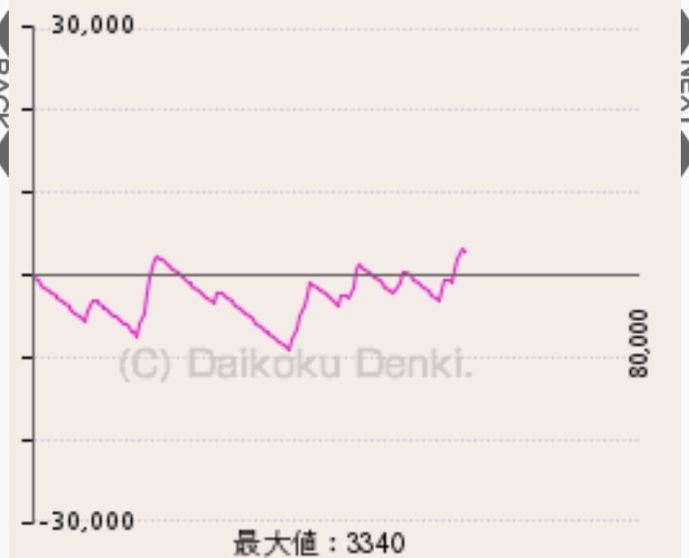
#> input picture graphs/optimal_v2/S__78209088_optimal.png, 689 x 558 px, found by its file name; its folder holds only this picture in this run
$ python improved_graph_data_extractor.py
#> lines starting #> are read from the running program, lines starting #| are printed output that depends on the picture
#!/usr/bin/env python3
"""
改良版グラフデータ抽出ツール
- HSV色空間での色検出
- OCRによる最大値読み取り
- エラーハンドリングの強化
- データ品質チェック機能
"""

import os
import json
import numpy as np
from PIL import Image, ImageDraw
import cv2
import pandas as pd
from typing import Tuple, List, Dict, Optional
import matplotlib.pyplot as plt
import matplotlib.font_manager as fm
import pytesseract
from scipy.interpolate import interp1d

class ImprovedGraphDataExtractor:
    """改良版グラフデータ抽出システム"""

    def __init__(self, config_path="graph_boundaries_final_config.json"):
        """初期化"""
        try:
            with open(config_path, "r") as f:
                self.config = json.load(f)
            self.boundaries = self.config["boundaries"]
        except FileNotFoundError:
            print(f"警告: 設定ファイル {config_path} が見つかりません。デフォルト値を使用します。")
            self.boundaries = self._get_default_boundaries()
        except json.JSONDecodeError:
            print(f"エラー: 設定ファイル {config_path} の解析に失敗しました。")
            raise

        self.debug_mode = True

    def _get_default_boundaries(self) -> dict:
        """デフォルトの境界値を返す"""
        return {
            "start_x": 90,
            "end_x": 820,
            "top_y": 100,
            "bottom_y": 700,
            "zero_y": 400
        }

    def log(self, message, level="INFO"):
        """ログ出力"""
        if self.debug_mode:
            symbols = {"INFO": "📋", "SUCCESS": "✅", "WARNING": "⚠️", "ERROR": "❌", "DEBUG": "🔍"}
            print(f"{symbols.get(level, '📋')} [{level}] {message}")

    def detect_graph_color_hsv(self, img_array: np.ndarray) -> str:
        """HSV色空間でグラフの主要な色を判定"""
        # BGRからHSVに変換
        img_bgr = cv2.cvtColor(img_array, cv2.COLOR_RGB2BGR)
        img_hsv = cv2.cvtColor(img_bgr, cv2.COLOR_BGR2HSV)

        # グラフ領域内でサンプリング
        roi = img_hsv[
            self.boundaries["zero_y"]-50:self.boundaries["zero_y"]+50,
            self.boundaries["start_x"]:self.boundaries["end_x"]
        ]

        # 色範囲の定義（HSV）
        color_ranges = {
            "pink": [(140, 50, 50), (170, 255, 255)],      # ピンク
            "purple": [(120, 50, 50), (150, 255, 255)],    # 紫
            "blue": [(90, 50, 50), (120, 255, 255)],       # 青
            "cyan": [(80, 50, 50), (100, 255, 255)]        # シアン
        }

        color_counts = {}

        for color_name, (lower, upper) in color_ranges.items():
            lower = np.array(lower)
            upper = np.array(upper)
            mask = cv2.inRange(roi, lower, upper)
            count = np.sum(mask > 0)
            color_counts[color_name] = count

        # 最も多い色を返す
        detected_color = max(color_counts, key=color_counts.get)
        self.log(f"色検出結果: {color_counts}", "DEBUG")

        return detected_color

    # [20 lines left out: function create_color_mask, not called in this run]

    def extract_max_value_ocr(self, img_array: np.ndarray) -> int:
        """OCRを使用して右側の最大値を読み取る"""
        height, width = img_array.shape[:2]

        # 右側の数値領域を切り出し（複数の候補領域）
        roi_candidates = [
            img_array[int(height*0.85):int(height*0.95), int(width*0.85):width],  # 右下
            img_array[int(height*0.1):int(height*0.2), int(width*0.85):width],    # 右上
        ]

        for i, roi in enumerate(roi_candidates):
            try:
                # グレースケール変換
                gray = cv2.cvtColor(roi, cv2.COLOR_RGB2GRAY)

                # 二値化
                _, binary = cv2.threshold(gray, 127, 255, cv2.THRESH_BINARY)

                # OCR実行
                text = pytesseract.image_to_string(binary, config='--psm 7 -c tessedit_char_whitelist=0123456789,')

                # 数値を抽出
                numbers = []
                for part in text.replace(',', '').split():
                    try:
                        num = int(part)
                        if 10000 <= num <= 100000:  # 妥当な範囲の数値のみ
                            numbers.append(num)
                    except ValueError:
                        continue

                if numbers:
                    max_val = max(numbers)
                    self.log(f"OCRで検出した最大値: {max_val}", "SUCCESS")
                    return max_val

            except Exception as e:
                self.log(f"OCR候補領域{i+1}でエラー: {str(e)}", "WARNING")
                continue

        # OCRが失敗した場合、グラフの幅から推定
        graph_width = self.boundaries["end_x"] - self.boundaries["start_x"]
        if graph_width > 600:
            return 80000
        elif graph_width > 400:
            return 50000
        else:
            return 30000

    # [121 lines left out: functions trace_graph_line_improved, smooth_data, interpolate_missing_data, y_to_value, validate_data_quality, not called in this run]

    def extract_graph_data(self, image_path: str) -> Dict:
        """グラフデータを抽出（改良版）"""
        self.log(f"処理開始: {os.path.basename(image_path)}")

        try:
            # 画像読み込み
            img = Image.open(image_path)
            img_array = np.array(img)

            # グラフの色を判定（HSV使用）
            color_type = self.detect_graph_color_hsv(img_array)
            self.log(f"グラフ色: {color_type}", "INFO")

            # 最大値を取得（OCR使用）
            max_rotation = self.extract_max_value_ocr(img_array)
            self.log(f"最大回転数: {max_rotation}", "INFO")

            # グラフラインをトレース（改良版）
            points = self.trace_graph_line_improved(img_array, color_type)
            self.log(f"検出点数: {len(points)}", "INFO")

            # データ変換
            data = []
            for x, y in points:
                rotation = int((x - self.boundaries["start_x"]) * max_rotation /
                             (self.boundaries["end_x"] - self.boundaries["start_x"]))
                value = self.y_to_value(y)
                data.append({
                    "rotation": rotation,
                    "value": value,
                    "x": x,
                    "y": y
                })

            # データ品質チェック
            is_valid, quality_msg = self.validate_data_quality(data)
            if not is_valid:
                self.log(f"データ品質警告: {quality_msg}", "WARNING")

            return {
                "image": os.path.basename(image_path),
                "color_type": color_type,
                "max_rotation": max_rotation,
                "points": len(points),
                "data": data,
                "quality": {
                    "is_valid": is_valid,
                    "message": quality_msg
                }
            }

        except Exception as e:
            self.log(f"エラーが発生しました: {str(e)}", "ERROR")
            return {
                "image": os.path.basename(image_path),
                "error": str(e),
                "data": []
            }

    # [128 lines left out: functions save_to_csv, create_visualization, create_graph_plot, not called in this run]

def main():
    """メイン処理"""
    print("🎯 改良版グラフデータ抽出ツール")
    print("📊 グラフラインをトレースしてデータを抽出します")

    # 入出力フォルダ設定
    input_folder = "graphs/optimal_v2"
    output_folder = "graphs/improved_extracted_data"

    # 出力フォルダ作成
    os.makedirs(output_folder, exist_ok=True)

    # 抽出器を初期化
    extractor = ImprovedGraphDataExtractor()

    # すべての画像を処理
    image_files = [f for f in os.listdir(input_folder) if f.endswith('.png')]

    success_count = 0
    error_count = 0

    for file in sorted(image_files):
        input_path = os.path.join(input_folder, file)

        print(f"\n{'='*60}")
        print(f"処理中: {file}")

        # データ抽出
        result = extractor.extract_graph_data(input_path)
#> in extract_graph_data, img is the input picture: PIL image 689x558 RGB; mean R, G, B 239.8, 231.9, 227.5
#> in detect_graph_color_hsv, `img_hsv = cv2.cvtColor(img_bgr, cv2.COLOR_BGR2HSV)`: img_hsv: shape (558, 689, 3); mean H, S, V 17, 14.4, 239.8
#> in detect_graph_color_hsv, `roi = img_hsv[ self.boundaries["zero_y"]-50:self.boundaries["zero_y"]+..`: roi: shape (100, 599, 3); mean H, S, V 13.7, 13.2, 240.2
#> the loop in detect_graph_color_hsv, `for color_name, (lower, upper) in color_ranges.items():` made 4 passes
#> count on passes 1 to 4: 10, 0, 0, 0
#> pass 1, in detect_graph_color_hsv, `mask = cv2.inRange(roi, lower, upper)`:
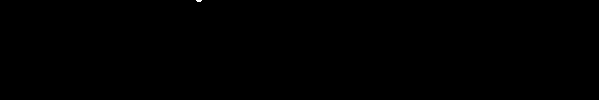
#> mask: shape (100, 599); 0.02% white; 1 white region (1 under 20 px)
#> after the loop in detect_graph_color_hsv, `for color_name, (lower, upper) in color_ranges.items():`: color_counts = {'pink': 10, 'purple': 0, 'blue': 0, 'cyan': 0}
#> in detect_graph_color_hsv, `detected_color = max(color_counts, key=color_counts.get)`: detected_color = 'pink'
#> the loop in extract_max_value_ocr, `for i, roi in enumerate(roi_candidates):` made 1 pass
#> pass 1, in extract_max_value_ocr, `gray = cv2.cvtColor(roi, cv2.COLOR_RGB2GRAY)`:
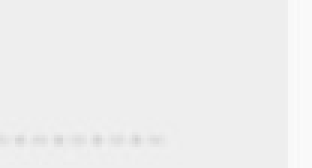
#> gray: shape (56, 104) (shown 3 times larger); min 210, max 250, mean 238.5

        if "error" in result:
            error_count += 1
            continue

        success_count += 1

        # ベースファイル名
        base_name = os.path.splitext(file)[0]

        # CSV保存
        csv_path = os.path.join(output_folder, f"{base_name}_data.csv")
        extractor.save_to_csv(result, csv_path)

        # 可視化
        vis_path = os.path.join(output_folder, f"{base_name}_visualization.png")
        extractor.create_visualization(input_path, result, vis_path)

        # グラフプロット
        plot_path = os.path.join(output_folder, f"{base_name}_plot.png")
        extractor.create_graph_plot(result, plot_path)

        # 結果サマリー
        if result["data"]:
            values = [d["value"] for d in result["data"]]
            print(f"\n📊 抽出結果:")
            print(f"  最大値: {max(values):.0f}")
            print(f"  最小値: {min(values):.0f}")
            print(f"  最終値: {values[-1]:.0f}")
            print(f"  品質: {result['quality']['message']}")

    # 全体サマリー
    print(f"\n{'='*60}")
    print(f"処理完了: 成功 {success_count}/{len(image_files)}, エラー {error_count}/{len(image_files)}")

if __name__ == "__main__":
    main()
#> (the call stopped at in extract_max_value_ocr, `text = pytesseract.image_to_string(binary, config='--psm 7 -c tessedit..`: pytesseract is not available in this run)
